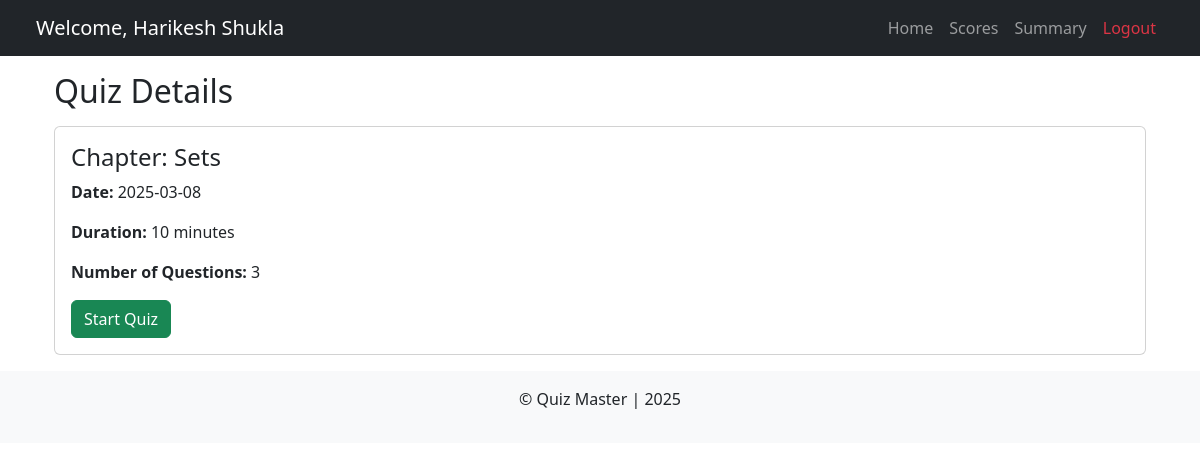
Screenshot of /user/quiz/2 (signed in) with the database file from the repository.
### models.py (models this page shows)
class User(db.Model, UserMixin):
  id = db.Column(db.Integer, primary_key=True)
  name = db.Column(db.String(100), nullable=False)
  email = db.Column(db.String(150), unique=True, nullable=False)
  pwd = db.Column(db.String(255), nullable=False)
  dob = db.Column(db.String, nullable=False)
  role_id = db.Column(db.Integer, db.ForeignKey('role.id'), default=1)
  active = db.Column(db.Boolean, default=True)
  fs_uniquifier = db.Column(db.String, unique=True, default=lambda: str(uuid.uuid4()))
  attempts = db.relationship('QuizAttempt', backref='user', cascade="all, delete", lazy=True)

class Chapter(db.Model):
  id = db.Column(db.Integer, primary_key=True)
  name = db.Column(db.String(100), nullable=False)
  description = db.Column(db.Text, nullable=True)
  subject_id = db.Column(db.Integer, db.ForeignKey('subject.id'), nullable=False)
  questions = db.relationship('Question', backref='chapter', cascade="all, delete", lazy=True)
  quizzes = db.relationship('Quiz', backref='chapter', cascade="all, delete", lazy=True)

class Quiz(db.Model):
  id = db.Column(db.Integer, primary_key=True)
  chapter_id = db.Column(db.Integer, db.ForeignKey('chapter.id'), nullable=False)
  date = db.Column(db.Date, nullable=False)
  duration = db.Column(db.Integer, nullable=False)  # Duration in minutes
  questions = db.relationship('QuizQuestion', backref='quiz', cascade="all, delete", lazy=True)
  attempts = db.relationship('QuizAttempt', backref='quiz', cascade="all, delete", lazy=True)

### routes.py (the view)
@app.route('/user/quiz/<int:quiz_id>')
@auth_required()
def view_quiz(quiz_id):
  quiz = Quiz.query.get_or_404(quiz_id)
  return render_template('user/view_quiz.html', quiz=quiz)

### templates/user/view_quiz.html (shortened to what this page needs)
{% extends "user/user_base.html" %}
{% block content %}
<div class="container">
    <h2 class="mt-3">Quiz Details</h2>
    <div class="card mt-3">
        <div class="card-body">
            <h4>Chapter: {{ quiz.chapter.name }}</h4>
            <p><strong>Date:</strong> {{ quiz.date.strftime('%Y-%m-%d') }}</p>
            <p><strong>Duration:</strong> {{ quiz.duration }} minutes</p>
            <p><strong>Number of Questions:</strong> {{ quiz.questions|length }}</p>
            <a href="{{ url_for('start_quiz', quiz_id=quiz.id) }}" class="btn btn-success">Start Quiz</a>
        </div>
    </div>
</div>
{% endblock %}

### templates/user/user_base.html (shortened to what this page needs)
<!DOCTYPE html>
<html lang="en">
<head>
  <link href="https://cdn.jsdelivr.net/npm/bootstrap@5.3.0/dist/css/bootstrap.min.css" rel="stylesheet">
</head>
<body>
<header>
  <nav class="navbar navbar-expand-lg navbar-dark bg-dark px-4">
    <div class="container-fluid">
      <span class="navbar-brand">
          Welcome, {% if current_user.is_authenticated %} {{ current_user.name }} {% else %} Guest {% endif %}
      </span>
      <div class="collapse navbar-collapse justify-content-end" id="navbarNav">
        <ul class="navbar-nav">
          <li class="nav-item"><a class="nav-link" href="{{ url_for('user_dashboard') }}">Home</a></li>
          <li class="nav-item"><a class="nav-link" href="{{ url_for('user_score') }}">Scores</a></li>
          <li class="nav-item"><a class="nav-link" href="{{ url_for('user_summary') }}">Summary</a></li>
          <li class="nav-item"><a class="nav-link text-danger" href="{{ url_for('logout') }}">Logout</a></li>
        </ul>
      </div>
    </div>
  </nav>
</header>
<main class="container mt-2">
  {% block content %}{% endblock %}
</main>
<footer class="text-center mt-3 py-3 bg-light">
  <p>&copy; Quiz Master | 2025</p>
</footer>
</body>
</html>

### rows the page displays
User: name "Harikesh Shukla"
Chapter: chapter.name "Sets"
Quiz: date "2025-03-08", duration "10"

### other values shown
{{ quiz.questions|length }} "3"
